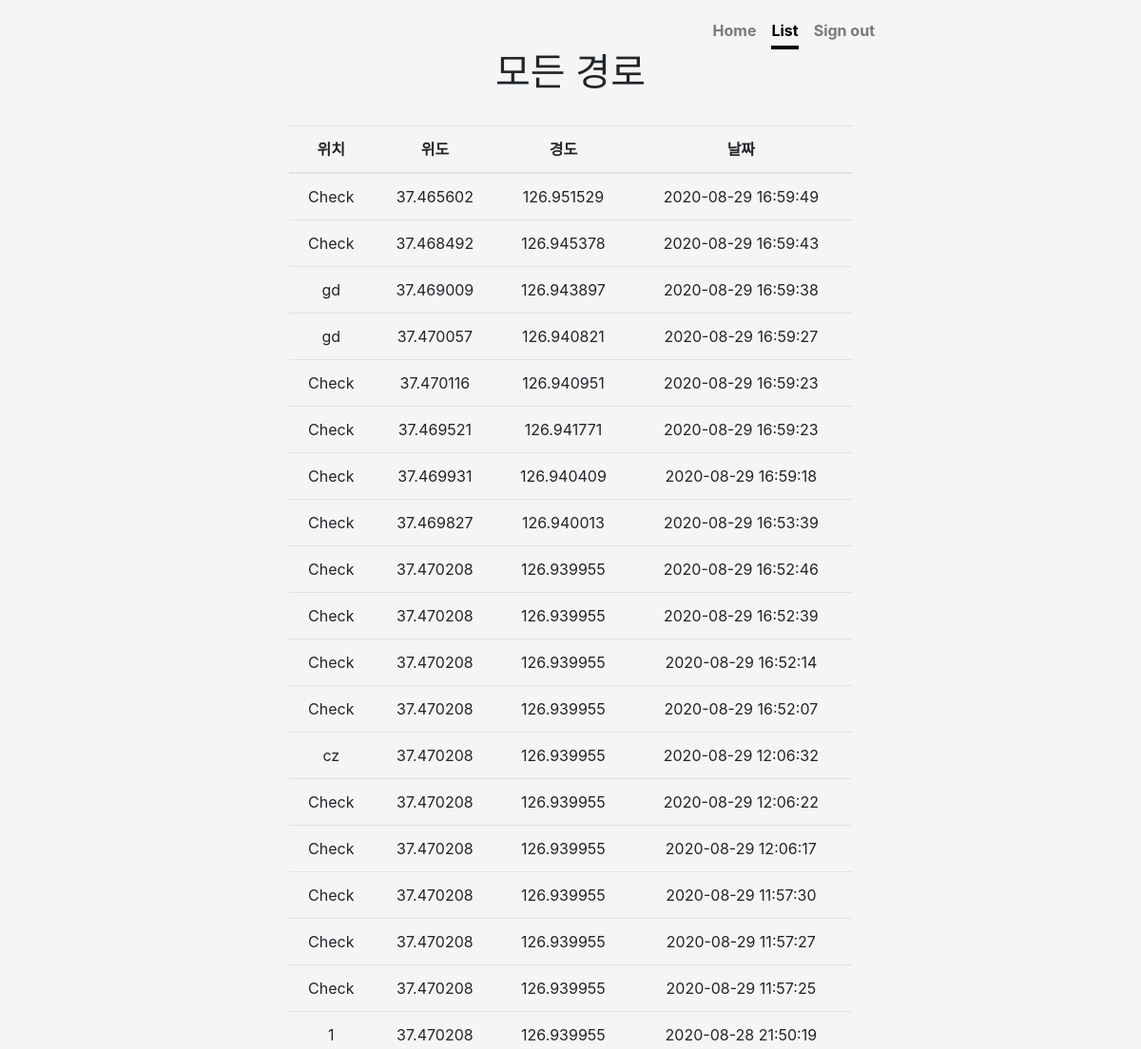
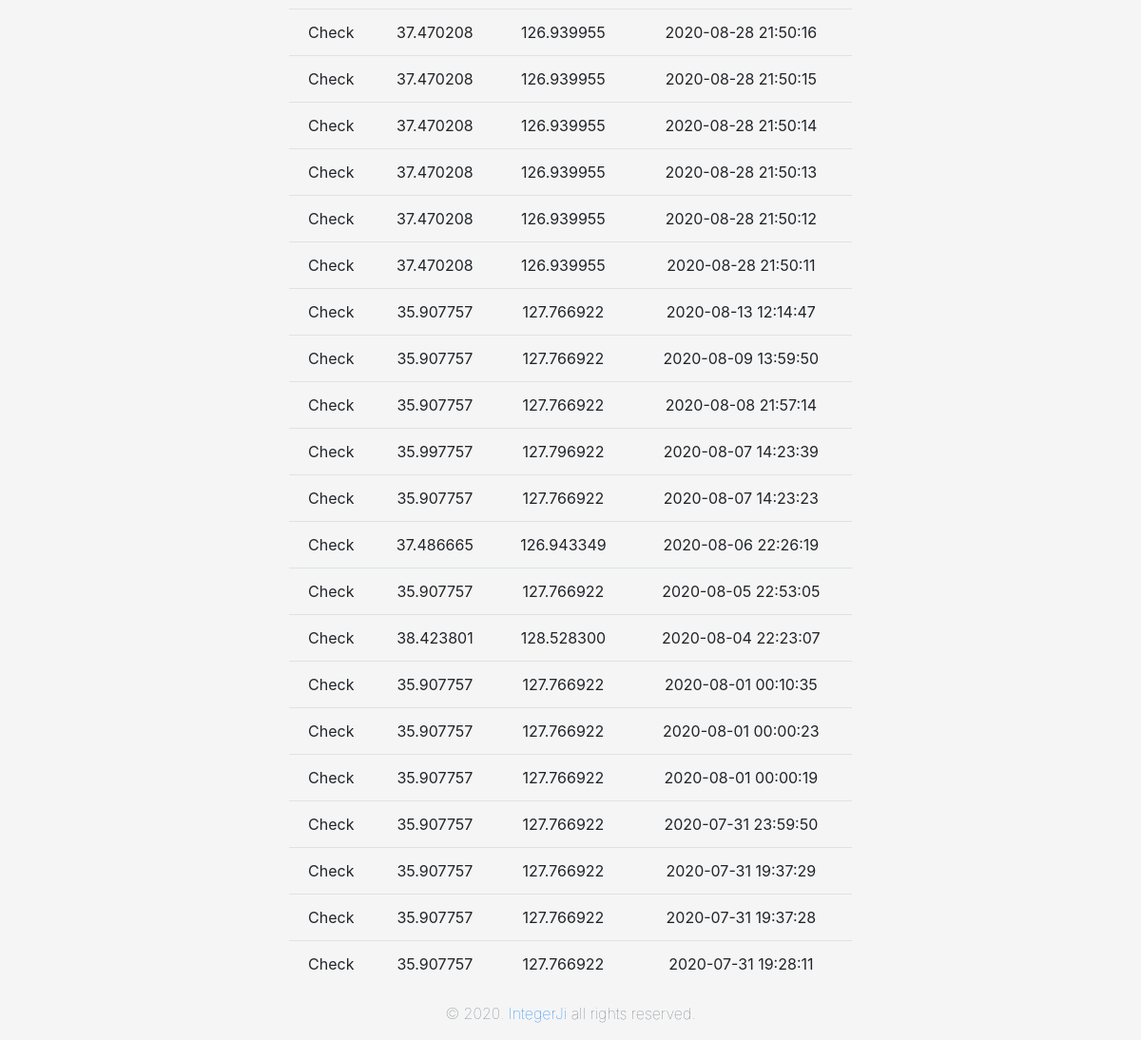
The app's page /app/list/ (signed in) with its own data (2 pictures, top to bottom).
### app/models.py (models this page shows)
class Report(models.Model):
    objects = models.Manager()
    input_user = models.ForeignKey(User, on_delete = models.CASCADE)
    input_report = models.CharField(max_length=200, null = True, default='비어있음')
    input_date = models.CharField(max_length=20, default=0, null=True, blank=True)
    input_time = models.CharField(max_length=20, default=0, null=True, blank=True)
    input_lat = models.DecimalField(max_digits=9, decimal_places=6, null = True)
    input_lon = models.DecimalField(max_digits=9, decimal_places=6, null = True)

### app/views.py (the view)
# urls.py: path('list/', views.list, name='list'),
def list(request):
    report = Report.objects.filter(input_user=request.user).order_by('-input_date','-id')
    return render(request, 'list.html', {'report':report })

### app/templates/list.html (shortened to what this page needs)
{% extends 'mainBase.html' %}
{% load static %}
{% block maincontent %}
<body class="text-center">
  <div class="cover-container d-flex w-100 h-100 p-3 mx-auto flex-column">
    <header class="masthead mb-auto">
      <div class="inner">
        <nav class="nav nav-masthead justify-content-center">
          <a class="nav-link" href="{% url 'index' %}">Home</a>
          <a class="nav-link active" href="{% url 'list' %}">List</a>
          <a class="nav-link" href="{% url 'signout' %}">Sign out</a>
        </nav>
      </div>
    </header>
    <main role="main" class="inner cover">
      <h1 class="cover-heading">모든 경로</h1>
      <br>
      <table class="table">
        <thead>
          <tr>
            <th scope="col">위치</th>
            <th scope="col">위도</th>
            <th scope="col">경도</th>
            <th scope="col">날짜</th>
          </tr>
        </thead>
        <tbody>
          {% for report in report.all %}
          <tr>
            <td>{{ report.input_report }}</td>
            <td>{{ report.input_lat }}</td>
            <td>{{ report.input_lon }}</td>
            <td>{{ report.input_date }} {{ report.input_time }}</td>
          </tr>
          {% endfor %}
        </tbody>
      </table>
    </main>
    <footer class="mastfoot mt-auto">
      <div class="inner">
        <p class="text-muted font-weight-lighter">&copy; 2020. <a
            href="https://www.instagram.com/integer_ji/">IntegerJi</a> all rights reserved.</p>
      </div>
    </footer>
  </div>
</body>
{% endblock %}

### app/static/css/cover.css (style rules this page uses)
html, body { height: 100%; background-color: #f5f5f5; }
body { display: -ms-flexbox; display: flex; }
.cover-container { max-width: 42em; }
.masthead { margin-bottom: 2rem; }
.nav-masthead .nav-link { padding: .25rem 0; font-weight: 700; color: rgba(0, 0, 0, .5); background-color: transparent; border-bottom: .25rem solid transparent; }
.nav-masthead .nav-link + .nav-link { margin-left: 1rem; }
.nav-masthead .active { color: #000; border-bottom-color: #000; }
@media (min-width: 48em) { .nav-masthead { float: right; } }
.cover { padding: 0 1.5rem; }

### records on screen
Report: input_report "Check", input_lat "37.465602", input_lon "126.951529", input_date "2020-08-29", input_time "16:59:49"
Report: input_report "Check", input_lat "37.468492", input_lon "126.945378", input_date "2020-08-29", input_time "16:59:43"
Report: input_report "gd", input_lat "37.469009", input_lon "126.943897", input_date "2020-08-29", input_time "16:59:38"
Report: input_report "gd", input_lat "37.470057", input_lon "126.940821", input_date "2020-08-29", input_time "16:59:27"
Report: input_report "Check", input_lat "37.470116", input_lon "126.940951", input_date "2020-08-29", input_time "16:59:23"
Report: input_report "Check", input_lat "37.469521", input_lon "126.941771", input_date "2020-08-29", input_time "16:59:23"
Report: input_report "Check", input_lat "37.469931", input_lon "126.940409", input_date "2020-08-29", input_time "16:59:18"
Report: input_report "Check", input_lat "37.469827", input_lon "126.940013", input_date "2020-08-29", input_time "16:53:39"
Report: input_report "Check", input_lat "37.470208", input_lon "126.939955", input_date "2020-08-29", input_time "16:52:46"
Report: input_report "Check", input_lat "37.470208", input_lon "126.939955", input_date "2020-08-29", input_time "16:52:39"
Report: input_report "Check", input_lat "37.470208", input_lon "126.939955", input_date "2020-08-29", input_time "16:52:14"
Report: input_report "Check", input_lat "37.470208", input_lon "126.939955", input_date "2020-08-29", input_time "16:52:07"
Report: input_report "cz", input_lat "37.470208", input_lon "126.939955", input_date "2020-08-29", input_time "12:06:32"
Report: input_report "Check", input_lat "37.470208", input_lon "126.939955", input_date "2020-08-29", input_time "12:06:22"
Report: input_report "Check", input_lat "37.470208", input_lon "126.939955", input_date "2020-08-29", input_time "12:06:17"
Report: input_report "Check", input_lat "37.470208", input_lon "126.939955", input_date "2020-08-29", input_time "11:57:30"
Report: input_report "Check", input_lat "37.470208", input_lon "126.939955", input_date "2020-08-29", input_time "11:57:27"
Report: input_report "Check", input_lat "37.470208", input_lon "126.939955", input_date "2020-08-29", input_time "11:57:25"
Report: input_report "1", input_lat "37.470208", input_lon "126.939955", input_date "2020-08-28", input_time "21:50:19"
Report: input_report "Check", input_lat "37.470208", input_lon "126.939955", input_date "2020-08-28", input_time "21:50:16"
Report: input_report "Check", input_lat "37.470208", input_lon "126.939955", input_date "2020-08-28", input_time "21:50:15"
Report: input_report "Check", input_lat "37.470208", input_lon "126.939955", input_date "2020-08-28", input_time "21:50:14"
Report: input_report "Check", input_lat "37.470208", input_lon "126.939955", input_date "2020-08-28", input_time "21:50:13"
Report: input_report "Check", input_lat "37.470208", input_lon "126.939955", input_date "2020-08-28", input_time "21:50:12"
Report: input_report "Check", input_lat "37.470208", input_lon "126.939955", input_date "2020-08-28", input_time "21:50:11"
Report: input_report "Check", input_lat "35.907757", input_lon "127.766922", input_date "2020-08-13", input_time "12:14:47"
Report: input_report "Check", input_lat "35.907757", input_lon "127.766922", input_date "2020-08-09", input_time "13:59:50"
Report: input_report "Check", input_lat "35.907757", input_lon "127.766922", input_date "2020-08-08", input_time "21:57:14"
Report: input_report "Check", input_lat "35.997757", input_lon "127.796922", input_date "2020-08-07", input_time "14:23:39"
Report: input_report "Check", input_lat "35.907757", input_lon "127.766922", input_date "2020-08-07", input_time "14:23:23"
Report: input_report "Check", input_lat "37.486665", input_lon "126.943349", input_date "2020-08-06", input_time "22:26:19"
Report: input_report "Check", input_lat "35.907757", input_lon "127.766922", input_date "2020-08-05", input_time "22:53:05"
Report: input_report "Check", input_lat "38.423801", input_lon "128.528300", input_date "2020-08-04", input_time "22:23:07"
Report: input_report "Check", input_lat "35.907757", input_lon "127.766922", input_date "2020-08-01", input_time "00:10:35"
Report: input_report "Check", input_lat "35.907757", input_lon "127.766922", input_date "2020-08-01", input_time "00:00:23"
Report: input_report "Check", input_lat "35.907757", input_lon "127.766922", input_date "2020-08-01", input_time "00:00:19"
Report: input_report "Check", input_lat "35.907757", input_lon "127.766922", input_date "2020-07-31", input_time "23:59:50"
Report: input_report "Check", input_lat "35.907757", input_lon "127.766922", input_date "2020-07-31", input_time "19:37:29"
Report: input_report "Check", input_lat "35.907757", input_lon "127.766922", input_date "2020-07-31", input_time "19:37:28"
Report: input_report "Check", input_lat "35.907757", input_lon "127.766922", input_date "2020-07-31", input_time "19:28:11"
